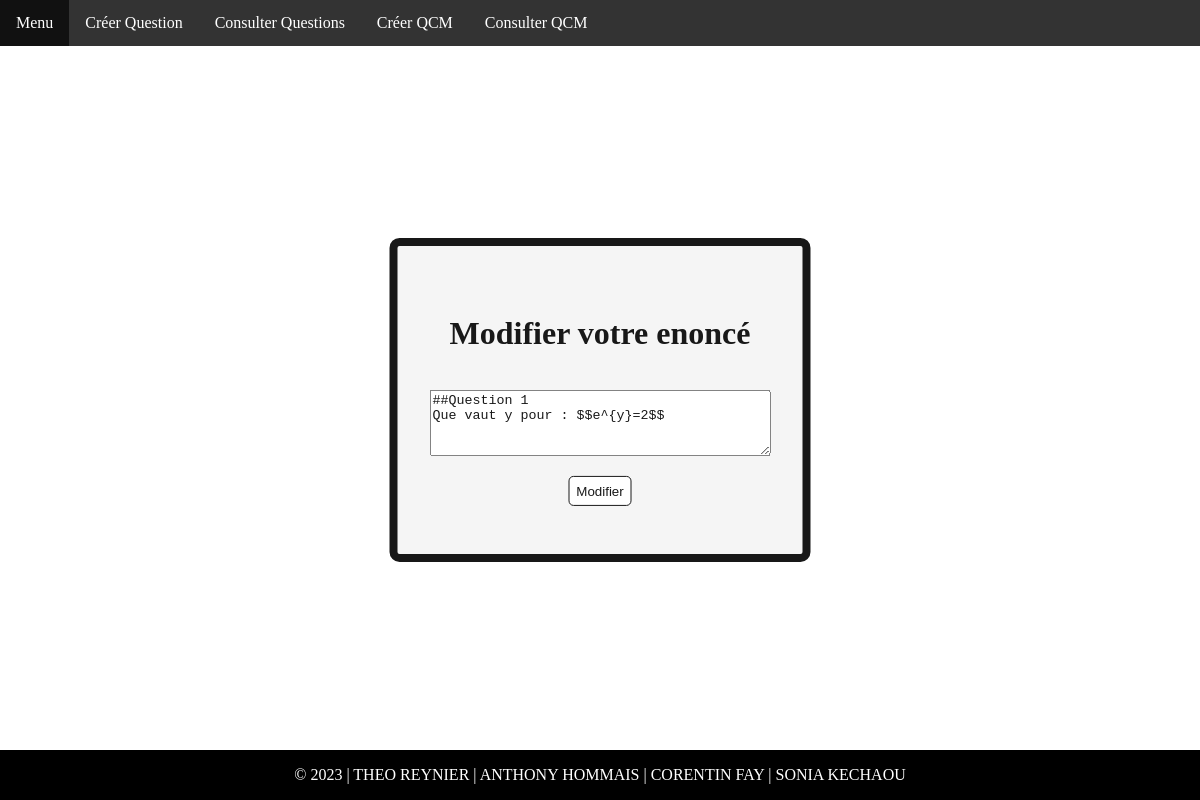
/modifier/1, run on an earlier commit of the app's database.
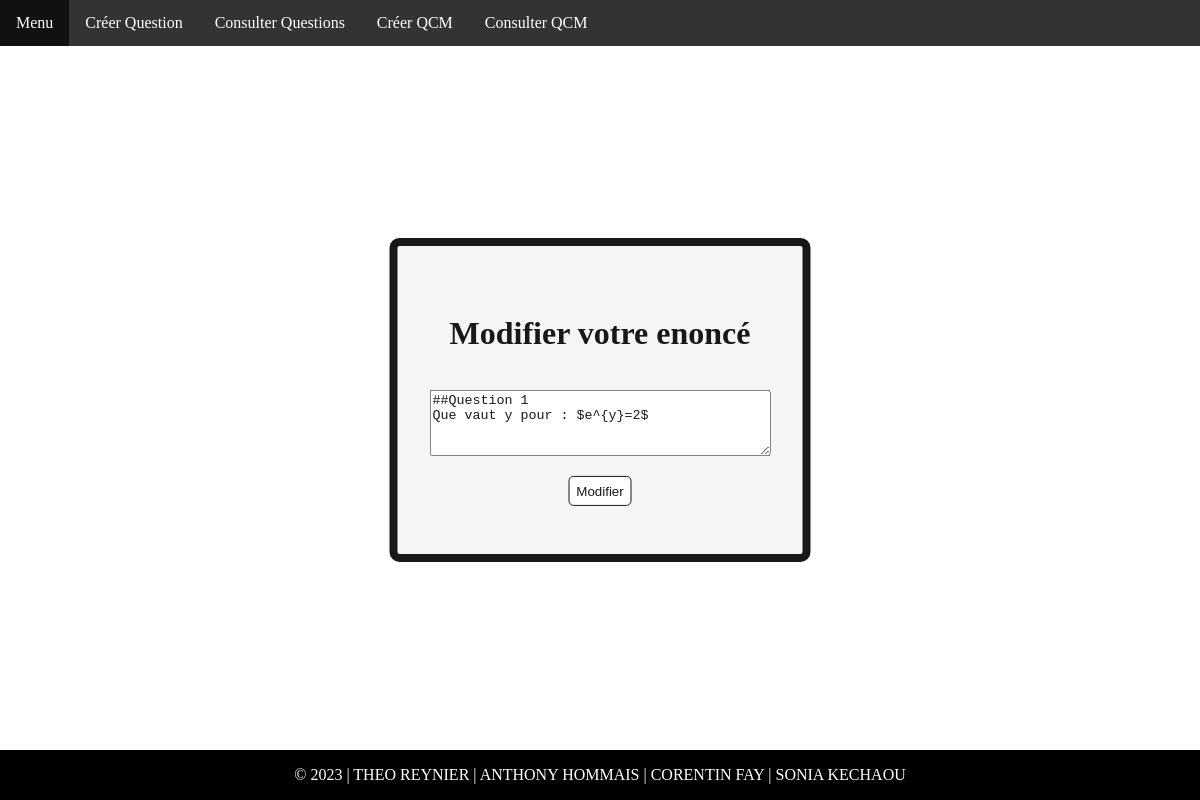
And on a later commit of the database.
### serveur.py (models this page shows, shortened)
class Question(db.Model):
    idQ = db.Column(db.Integer, primary_key=True)
    enonce = db.Column(db.String(300), nullable=False)

### serveur.py (the view)
@app.route("/modifier/<int:id>",methods=['POST','GET'])
def modifier(id):
    questionModif = Question.query.get_or_404(id)
    if request.method == 'POST':
        questionModif.enonce = request.form['question']
        try:
            db.session.commit()
            return redirect(url_for('lquestion'))
        except:
            return 'Erreur de modification'
    else:
        return render_template("modifQuestion.html",enonce=questionModif.enonce,idQ=questionModif.idQ)

### templates/modifQuestion.html (shortened to what this page needs)
<!DOCTYPE html>
<html lang="en">
<head>
    <link href="/static/style.css" rel="stylesheet">
</head>
<body>
    {%include 'partials/_nav.html'%}
    <div class="menu">
        <form action="{{ url_for('modifier', id=idQ)}}" method="POST">
            <h1>Modifier votre enoncé</h1>
            <p><textarea name="question" rows="4" cols="40">{{enonce}}</textarea></p>
            <p><input class="button" type="submit" value="Modifier" /></p>
        </form>
    </div>
    {%include 'partials/footer.html'%}
</body>

What changed in the data, as far as the page shows it:
changed Question: question "##Question 1 Que vaut y pour : $$e^{y}=2$$" → "##Question 1 Que vaut y pour : $e^{y}=2$"
